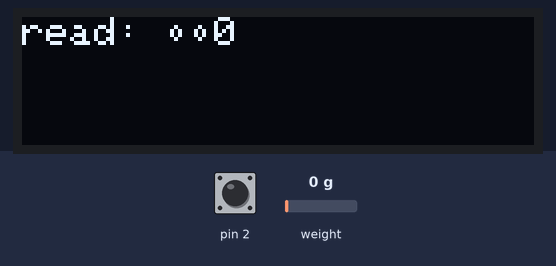
Recording of a sketch running on a simulated Arduino Uno, built with avr-gcc and run on an emulated ATmega328P. On the bench: 128×32 one-colour display. Inputs (shaded band) come from the test bench; at power-on: weight on the scale 0 g, pin 2 HIGH. The display library's start-up logo is not drawn.

Above: at 4.2 s.
At 9.9 s:
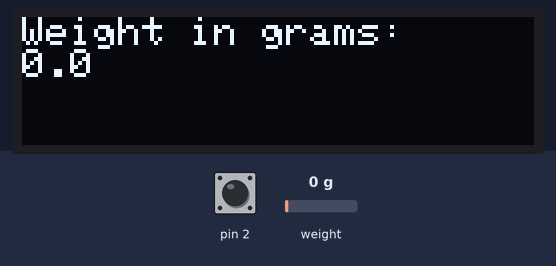
10.0 s: weight on the scale set to 100 g
At 10.8 s:
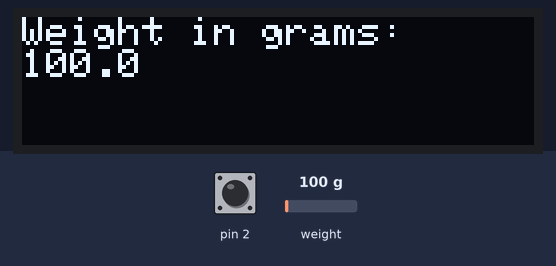
11.5 s: weight on the scale set to 1250 g
At 12.4 s:
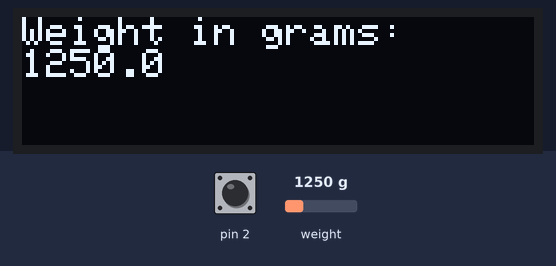
13.1 s: weight on the scale set to 2500 g
At 14.2 s:
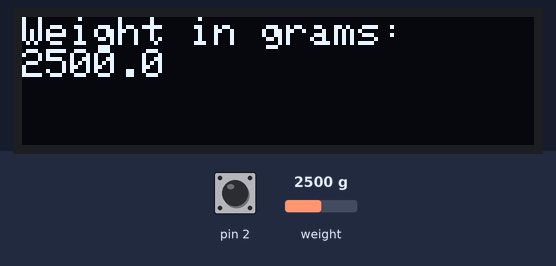
Timing chart, 0 to 16.1 s (numbered marks = the images above; inputs shaded):
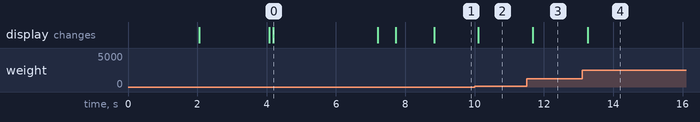

Measured:
- after the input at 10.0 s, the display: changes after 0.10 s (image 2)
- after the input at 11.5 s, the display: changes after 0.18 s (image 3)
- after the input at 13.1 s, the display: changes after 0.16 s (image 4)
- what the display in image 0 shows lasts 3.0 s, from 4.2 s to 7.2 s

The sketch:

HX711_OLED.ino
```cpp
#include "HX711.h"
#include <SPI.h>
#include <Wire.h>
#include <Adafruit_GFX.h>
#include <Adafruit_SSD1306.h>

#define SCREEN_WIDTH 128 // OLED display width, in pixels
#define SCREEN_HEIGHT 32 // OLED display height, in pixels

// Declaration for an SSD1306 display connected to I2C (SDA, SCL pins)
#define OLED_RESET     4 // Reset pin # (or -1 if sharing Arduino reset pin)
Adafruit_SSD1306 display(SCREEN_WIDTH, SCREEN_HEIGHT, &Wire, OLED_RESET);

#define NUMFLAKES     10 // Number of snowflakes in the animation example

#define LOGO_HEIGHT   16
#define LOGO_WIDTH    16

const int LOADCELL_DOUT_PIN = 4;
const int LOADCELL_SCK_PIN = 3;
HX711 scale;

void setup() {
  pinMode(2,INPUT_PULLUP);
  Serial.begin(9600);

  // SSD1306_SWITCHCAPVCC = generate display voltage from 3.3V internally
  if(!display.begin(SSD1306_SWITCHCAPVCC, 0x3C)) { // Address 0x3C for 128x32
    Serial.println(F("SSD1306 allocation failed"));
    for(;;); // Don't proceed, loop forever
  }

  // Show initial display buffer contents on the screen --
  // the library initializes this with an Adafruit splash screen.
  display.display();
  delay(2000); // Pause for 2 seconds

  // Clear the buffer
  display.clearDisplay();

  // Draw a single pixel in white
  display.drawPixel(10, 10, SSD1306_WHITE);

  // Show the display buffer on the screen. You MUST call display() after
  // drawing commands to make them visible on screen!

  display.display();
  delay(2000);
   scale.begin(LOADCELL_DOUT_PIN, LOADCELL_SCK_PIN);
   display.println("HX711 Demo");
   display.println("Initializing the scale");
   display.println("Before setting up the scale:");
   display.display();
   display.clearDisplay();
   display.setCursor(0,0);
   display.setTextSize(1);
   display.setTextColor(SSD1306_WHITE);
   display.print("read: \t\t");
   display.println(scale.read());

   display.display();
   delay(500);
   display.clearDisplay();
   display.setCursor(0,0);
   display.setTextSize(1);
   display.setTextColor(SSD1306_WHITE);
   display.print("read average: \t\t");
   display.println(scale.read_average(20));    // print the average of 20 readings from the ADC

   display.print("get value: \t\t");
   display.println(scale.get_value(5));

   display.display();
   delay(500);
   display.clearDisplay();
   display.display();
   scale.set_scale(228.f);                      // this value is obtained by calibrating the scale with known weights; see the README for details
   scale.tare();

}
void loop() {
  display.clearDisplay();
  display.setTextSize(1);
  display.setTextColor(SSD1306_WHITE);
  display.setCursor(0,0);

  display.println("Weight in grams:");
  display.println(scale.get_units(),1);
  display.display();

  delay(200);
  if(digitalRead(2)== LOW)
  scale.tare();

}
```
